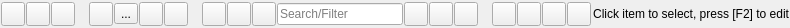
<?xml version="1.0" encoding="UTF-8"?>
<ui version="4.0">
 <class>RB_ToolButtonBar</class>
 <widget class="QWidget" name="RB_ToolButtonBar">
  <property name="geometry">
   <rect>
    <x>0</x>
    <y>0</y>
    <width>790</width>
    <height>28</height>
   </rect>
  </property>
  <property name="sizePolicy">
   <sizepolicy hsizetype="Preferred" vsizetype="Preferred">
    <horstretch>0</horstretch>
    <verstretch>0</verstretch>
   </sizepolicy>
  </property>
  <property name="windowTitle">
   <string>Dialog</string>
  </property>
  <layout class="QGridLayout" name="gridLayout">
   <property name="leftMargin">
    <number>1</number>
   </property>
   <property name="topMargin">
    <number>1</number>
   </property>
   <property name="rightMargin">
    <number>1</number>
   </property>
   <property name="bottomMargin">
    <number>1</number>
   </property>
   <property name="spacing">
    <number>1</number>
   </property>
   <item row="0" column="16">
    <spacer name="hsFilter">
     <property name="orientation">
      <enum>Qt::Horizontal</enum>
     </property>
     <property name="sizeType">
      <enum>QSizePolicy::Fixed</enum>
     </property>
     <property name="sizeHint" stdset="0">
      <size>
       <width>13</width>
       <height>20</height>
      </size>
     </property>
    </spacer>
   </item>
   <item row="0" column="19">
    <widget class="QToolButton" name="pbUp">
     <property name="minimumSize">
      <size>
       <width>24</width>
       <height>24</height>
      </size>
     </property>
     <property name="maximumSize">
      <size>
       <width>24</width>
       <height>24</height>
      </size>
     </property>
     <property name="toolTip">
      <string>Move item up</string>
     </property>
     <property name="text">
      <string/>
     </property>
     <property name="icon">
      <iconset resource="db.qrc">
       <normaloff>:/images/icons/arrow_up.png</normaloff>:/images/icons/arrow_up.png</iconset>
     </property>
    </widget>
   </item>
   <item row="0" column="4">
    <widget class="QToolButton" name="pbEdit">
     <property name="minimumSize">
      <size>
       <width>24</width>
       <height>24</height>
      </size>
     </property>
     <property name="maximumSize">
      <size>
       <width>24</width>
       <height>24</height>
      </size>
     </property>
     <property name="toolTip">
      <string>Edit item</string>
     </property>
     <property name="text">
      <string/>
     </property>
     <property name="icon">
      <iconset resource="db.qrc">
       <normaloff>:/images/icons/pencil.png</normaloff>:/images/icons/pencil.png</iconset>
     </property>
    </widget>
   </item>
   <item row="0" column="12">
    <widget class="QLineEdit" name="leFilter">
     <property name="minimumSize">
      <size>
       <width>75</width>
       <height>0</height>
      </size>
     </property>
     <property name="maximumSize">
      <size>
       <width>150</width>
       <height>16777215</height>
      </size>
     </property>
     <property name="placeholderText">
      <string>Search/Filter</string>
     </property>
    </widget>
   </item>
   <item row="0" column="8">
    <spacer name="hsEditSaveRevert">
     <property name="orientation">
      <enum>Qt::Horizontal</enum>
     </property>
     <property name="sizeType">
      <enum>QSizePolicy::Fixed</enum>
     </property>
     <property name="sizeHint" stdset="0">
      <size>
       <width>13</width>
       <height>20</height>
      </size>
     </property>
    </spacer>
   </item>
   <item row="0" column="18">
    <widget class="QToolButton" name="pbPromote">
     <property name="minimumSize">
      <size>
       <width>24</width>
       <height>24</height>
      </size>
     </property>
     <property name="maximumSize">
      <size>
       <width>24</width>
       <height>24</height>
      </size>
     </property>
     <property name="toolTip">
      <string>Promote item</string>
     </property>
     <property name="text">
      <string/>
     </property>
     <property name="icon">
      <iconset resource="db.qrc">
       <normaloff>:/images/icons/arrow_promote.png</normaloff>:/images/icons/arrow_promote.png</iconset>
     </property>
    </widget>
   </item>
   <item row="0" column="17">
    <widget class="QToolButton" name="pbDemote">
     <property name="minimumSize">
      <size>
       <width>24</width>
       <height>24</height>
      </size>
     </property>
     <property name="maximumSize">
      <size>
       <width>24</width>
       <height>24</height>
      </size>
     </property>
     <property name="toolTip">
      <string>Demote item</string>
     </property>
     <property name="text">
      <string/>
     </property>
     <property name="icon">
      <iconset resource="db.qrc">
       <normaloff>:/images/icons/arrow_demote.png</normaloff>:/images/icons/arrow_demote.png</iconset>
     </property>
    </widget>
   </item>
   <item row="0" column="9">
    <widget class="QToolButton" name="pbPrevious">
     <property name="minimumSize">
      <size>
       <width>24</width>
       <height>24</height>
      </size>
     </property>
     <property name="maximumSize">
      <size>
       <width>24</width>
       <height>24</height>
      </size>
     </property>
     <property name="toolTip">
      <string>Previous item</string>
     </property>
     <property name="text">
      <string/>
     </property>
     <property name="icon">
      <iconset resource="db.qrc">
       <normaloff>:/images/icons/resultset_previous.png</normaloff>:/images/icons/resultset_previous.png</iconset>
     </property>
    </widget>
   </item>
   <item row="0" column="1">
    <widget class="QToolButton" name="pbAddChild">
     <property name="minimumSize">
      <size>
       <width>24</width>
       <height>24</height>
      </size>
     </property>
     <property name="maximumSize">
      <size>
       <width>24</width>
       <height>24</height>
      </size>
     </property>
     <property name="toolTip">
      <string>Add child item</string>
     </property>
     <property name="statusTip">
      <string/>
     </property>
     <property name="text">
      <string/>
     </property>
     <property name="icon">
      <iconset resource="db.qrc">
       <normaloff>:/images/icons/add_child.png</normaloff>:/images/icons/add_child.png</iconset>
     </property>
    </widget>
   </item>
   <item row="0" column="20">
    <widget class="QToolButton" name="pbDown">
     <property name="minimumSize">
      <size>
       <width>24</width>
       <height>24</height>
      </size>
     </property>
     <property name="maximumSize">
      <size>
       <width>24</width>
       <height>24</height>
      </size>
     </property>
     <property name="toolTip">
      <string>Move item down</string>
     </property>
     <property name="text">
      <string/>
     </property>
     <property name="icon">
      <iconset resource="db.qrc">
       <normaloff>:/images/icons/arrow_down.png</normaloff>:/images/icons/arrow_down.png</iconset>
     </property>
    </widget>
   </item>
   <item row="0" column="21">
    <widget class="QLabel" name="lblInfo">
     <property name="sizePolicy">
      <sizepolicy hsizetype="Expanding" vsizetype="Preferred">
       <horstretch>0</horstretch>
       <verstretch>0</verstretch>
      </sizepolicy>
     </property>
     <property name="sizeIncrement">
      <size>
       <width>0</width>
       <height>0</height>
      </size>
     </property>
     <property name="text">
      <string>Click item to select, press [F2] to edit</string>
     </property>
     <property name="alignment">
      <set>Qt::AlignRight|Qt::AlignTrailing|Qt::AlignVCenter</set>
     </property>
    </widget>
   </item>
   <item row="0" column="3">
    <spacer name="hsAddDelete">
     <property name="orientation">
      <enum>Qt::Horizontal</enum>
     </property>
     <property name="sizeType">
      <enum>QSizePolicy::Fixed</enum>
     </property>
     <property name="sizeHint" stdset="0">
      <size>
       <width>13</width>
       <height>20</height>
      </size>
     </property>
    </spacer>
   </item>
   <item row="0" column="13">
    <widget class="QToolButton" name="pbFilterOn">
     <property name="minimumSize">
      <size>
       <width>24</width>
       <height>24</height>
      </size>
     </property>
     <property name="maximumSize">
      <size>
       <width>24</width>
       <height>24</height>
      </size>
     </property>
     <property name="toolTip">
      <string>Filter on</string>
     </property>
     <property name="text">
      <string/>
     </property>
     <property name="icon">
      <iconset resource="db.qrc">
       <normaloff>:/images/icons/filter.png</normaloff>:/images/icons/filter.png</iconset>
     </property>
    </widget>
   </item>
   <item row="0" column="0">
    <widget class="QToolButton" name="pbAdd">
     <property name="minimumSize">
      <size>
       <width>24</width>
       <height>24</height>
      </size>
     </property>
     <property name="maximumSize">
      <size>
       <width>24</width>
       <height>24</height>
      </size>
     </property>
     <property name="toolTip">
      <string>Add item</string>
     </property>
     <property name="text">
      <string/>
     </property>
     <property name="icon">
      <iconset resource="db.qrc">
       <normaloff>:/images/icons/add.png</normaloff>:/images/icons/add.png</iconset>
     </property>
     <property name="iconSize">
      <size>
       <width>16</width>
       <height>16</height>
      </size>
     </property>
    </widget>
   </item>
   <item row="0" column="11">
    <widget class="QToolButton" name="pbFind">
     <property name="minimumSize">
      <size>
       <width>24</width>
       <height>24</height>
      </size>
     </property>
     <property name="maximumSize">
      <size>
       <width>24</width>
       <height>24</height>
      </size>
     </property>
     <property name="text">
      <string/>
     </property>
     <property name="icon">
      <iconset resource="db.qrc">
       <normaloff>:/images/icons/find.png</normaloff>:/images/icons/find.png</iconset>
     </property>
    </widget>
   </item>
   <item row="0" column="14">
    <widget class="QToolButton" name="pbFilterOff">
     <property name="minimumSize">
      <size>
       <width>24</width>
       <height>24</height>
      </size>
     </property>
     <property name="maximumSize">
      <size>
       <width>24</width>
       <height>24</height>
      </size>
     </property>
     <property name="toolTip">
      <string>Filter off</string>
     </property>
     <property name="text">
      <string/>
     </property>
     <property name="icon">
      <iconset resource="db.qrc">
       <normaloff>:/images/icons/filter_empty.png</normaloff>:/images/icons/filter_empty.png</iconset>
     </property>
    </widget>
   </item>
   <item row="0" column="7">
    <widget class="QToolButton" name="pbRevert">
     <property name="minimumSize">
      <size>
       <width>24</width>
       <height>24</height>
      </size>
     </property>
     <property name="maximumSize">
      <size>
       <width>24</width>
       <height>24</height>
      </size>
     </property>
     <property name="toolTip">
      <string>Revert changes/refresh</string>
     </property>
     <property name="text">
      <string/>
     </property>
     <property name="icon">
      <iconset resource="db.qrc">
       <normaloff>:/images/icons/arrow_undo.png</normaloff>:/images/icons/arrow_undo.png</iconset>
     </property>
    </widget>
   </item>
   <item row="0" column="6">
    <widget class="QToolButton" name="pbSave">
     <property name="minimumSize">
      <size>
       <width>24</width>
       <height>24</height>
      </size>
     </property>
     <property name="maximumSize">
      <size>
       <width>24</width>
       <height>24</height>
      </size>
     </property>
     <property name="toolTip">
      <string>Save to database</string>
     </property>
     <property name="text">
      <string/>
     </property>
     <property name="icon">
      <iconset resource="db.qrc">
       <normaloff>:/images/icons/database_save.png</normaloff>:/images/icons/database_save.png</iconset>
     </property>
    </widget>
   </item>
   <item row="0" column="2">
    <widget class="QToolButton" name="pbDelete">
     <property name="minimumSize">
      <size>
       <width>24</width>
       <height>24</height>
      </size>
     </property>
     <property name="maximumSize">
      <size>
       <width>24</width>
       <height>24</height>
      </size>
     </property>
     <property name="toolTip">
      <string>Delete simple report</string>
     </property>
     <property name="text">
      <string/>
     </property>
     <property name="icon">
      <iconset resource="db.qrc">
       <normaloff>:/images/icons/delete.png</normaloff>:/images/icons/delete.png</iconset>
     </property>
     <property name="iconSize">
      <size>
       <width>16</width>
       <height>16</height>
      </size>
     </property>
    </widget>
   </item>
   <item row="0" column="15">
    <widget class="QToolButton" name="pbAll">
     <property name="minimumSize">
      <size>
       <width>24</width>
       <height>24</height>
      </size>
     </property>
     <property name="maximumSize">
      <size>
       <width>24</width>
       <height>24</height>
      </size>
     </property>
     <property name="toolTip">
      <string>Show all items</string>
     </property>
     <property name="text">
      <string/>
     </property>
     <property name="icon">
      <iconset resource="db.qrc">
       <normaloff>:/images/icons/all.png</normaloff>:/images/icons/all.png</iconset>
     </property>
    </widget>
   </item>
   <item row="0" column="10">
    <widget class="QToolButton" name="pbNext">
     <property name="minimumSize">
      <size>
       <width>24</width>
       <height>24</height>
      </size>
     </property>
     <property name="maximumSize">
      <size>
       <width>24</width>
       <height>24</height>
      </size>
     </property>
     <property name="toolTip">
      <string>Next item</string>
     </property>
     <property name="text">
      <string/>
     </property>
     <property name="icon">
      <iconset resource="db.qrc">
       <normaloff>:/images/icons/resultset_next.png</normaloff>:/images/icons/resultset_next.png</iconset>
     </property>
    </widget>
   </item>
   <item row="0" column="5">
    <widget class="QToolButton" name="pbCopy">
     <property name="toolTip">
      <string>Copy current item</string>
     </property>
     <property name="text">
      <string>...</string>
     </property>
    </widget>
   </item>
  </layout>
 </widget>
 <tabstops>
  <tabstop>leFilter</tabstop>
  <tabstop>pbFilterOn</tabstop>
  <tabstop>pbFind</tabstop>
  <tabstop>pbAdd</tabstop>
  <tabstop>pbAddChild</tabstop>
  <tabstop>pbDelete</tabstop>
  <tabstop>pbEdit</tabstop>
  <tabstop>pbSave</tabstop>
  <tabstop>pbRevert</tabstop>
  <tabstop>pbPrevious</tabstop>
  <tabstop>pbNext</tabstop>
  <tabstop>pbFilterOff</tabstop>
  <tabstop>pbAll</tabstop>
  <tabstop>pbDemote</tabstop>
  <tabstop>pbPromote</tabstop>
  <tabstop>pbUp</tabstop>
  <tabstop>pbDown</tabstop>
 </tabstops>
 <resources>
  <include location="db.qrc"/>
 </resources>
 <connections/>
</ui>
